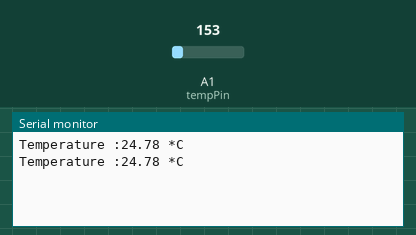
Bench run of a sketch on a simulated Arduino Uno, built with avr-gcc and run on an emulated ATmega328P. Shown: the last lines printed to the serial monitor. The inputs (shaded band) are chosen by the test bench; at power-on: A1 (tempPin) = 153.

Above: at 2.3 s.
2.4 s: A1 (tempPin) set to 165
At 4.2 s:
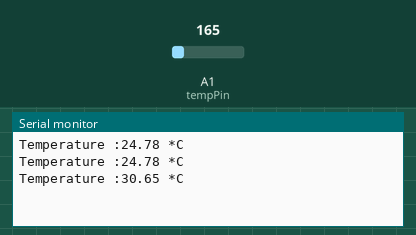
4.5 s: A1 (tempPin) set to 175
At 5.5 s:
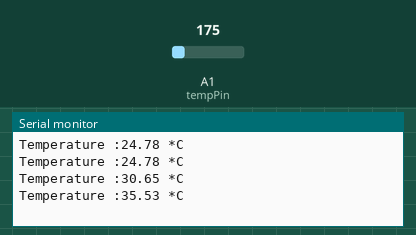
Timing chart, 0 to 7.5 s (numbered marks = the images above; inputs shaded):
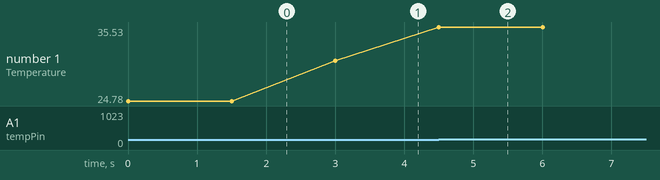

The sketch:

TempSemsor.ino
```cpp
int tempPin=1;
int val;

void setup()
{
    Serial.begin(9600);
}

void loop()
{
    val=analogRead(tempPin);
    float m = val*(5.0/1023.0);
    float cel=(m -0.5)*100;

    Serial.print("Temperature :");
    Serial.print(cel);
    Serial.print(" *C");
    Serial.println();
    delay(1500);
}
```

Measured:
- after the input at 2.4 s, the serial monitor: prints a new line after 0.60 s (image 1)
- after the input at 4.5 s, the serial monitor: prints a new line at once (image 2)
- plotted number 1: 24.78 → 30.65 after the input at 2.4 s, 30.65 → 35.53 after the input at 4.5 s
